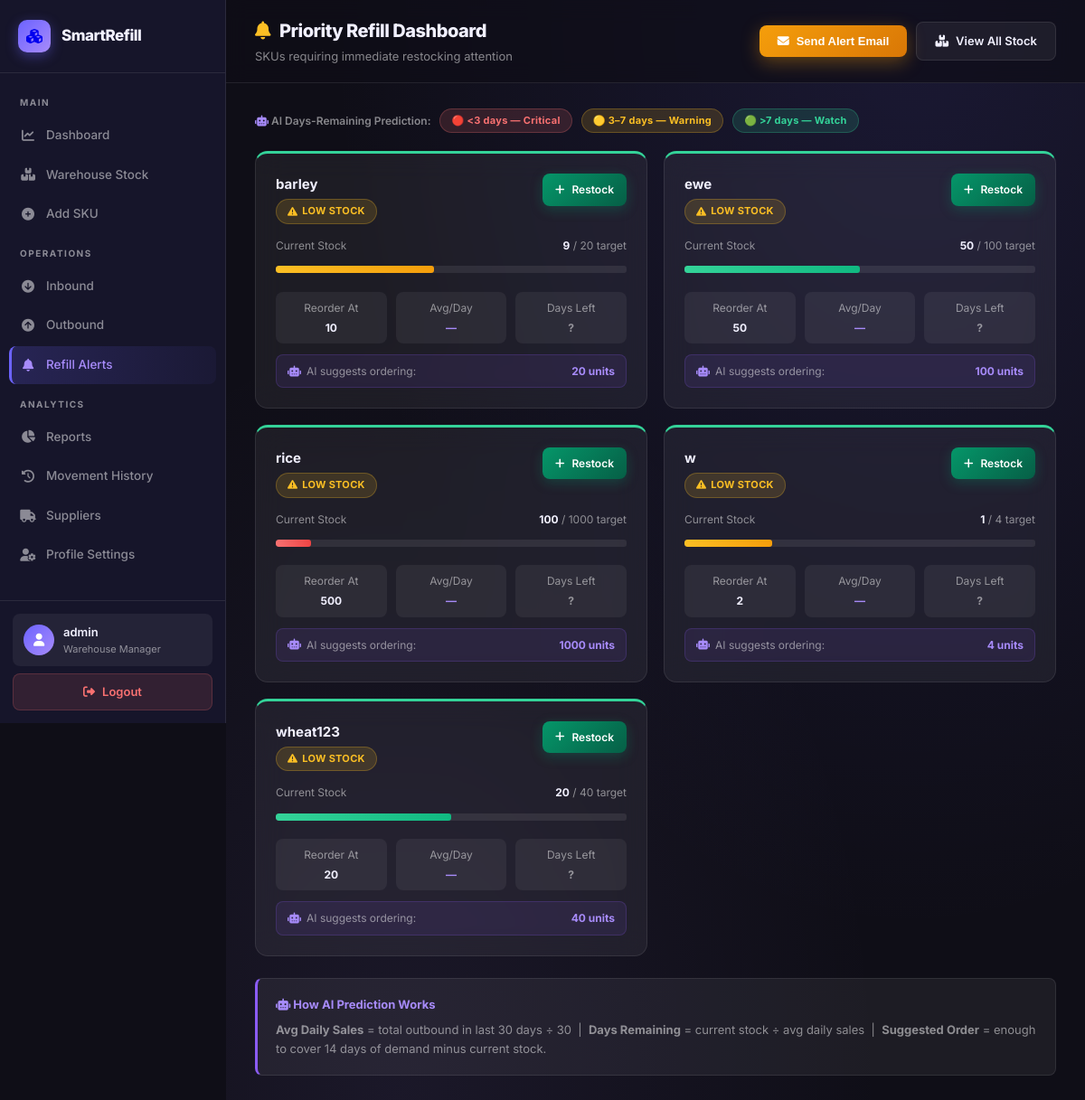
Before: /refill (signed in) with the older database file.
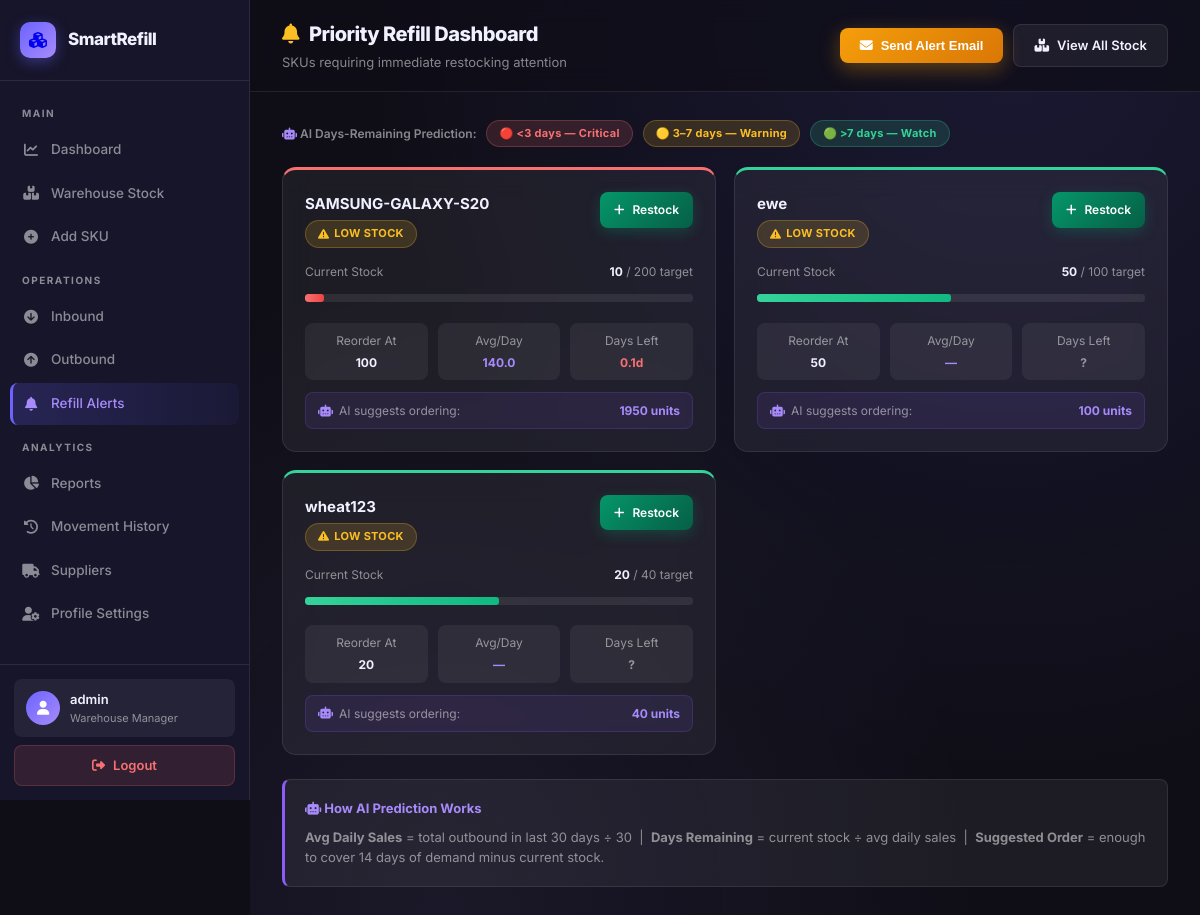
After: the same page with the newer database file.
### tables this page shows
CREATE TABLE "products" (
                    id INTEGER PRIMARY KEY AUTOINCREMENT,
                    user_id INTEGER NOT NULL DEFAULT 1,
                    name TEXT NOT NULL,
                    category TEXT NOT NULL,
                    quantity INTEGER DEFAULT 0,
                    reorder_level INTEGER DEFAULT 10,
                    sales_count INTEGER DEFAULT 0,
                    created_at TIMESTAMP DEFAULT CURRENT_TIMESTAMP, cost_per_unit REAL DEFAULT 0.0, supplier_id INTEGER REFERENCES suppliers(id),
                    FOREIGN KEY (user_id) REFERENCES users(id) ON DELETE CASCADE,
                    UNIQUE(user_id, name)
                );

### app.py (the view)
@app.route("/refill")
@login_required
def refill():
    user_id = session['user_id']
    conn = get_connection()
    cur = conn.cursor()
    thirty_days_ago = (datetime.now() - timedelta(days=30)).strftime('%Y-%m-%d %H:%M:%S')
    cur.execute("""
        SELECT p.name, p.quantity, p.reorder_level, p.sales_count,
               COALESCE(SUM(CASE WHEN s.movement_type='OUT' AND s.timestamp > ? THEN s.quantity ELSE 0 END), 0) as out_30
        FROM products p
        LEFT JOIN stock_movements s ON p.name = s.product_name AND s.user_id = p.user_id
        WHERE p.user_id = ? AND p.quantity <= p.reorder_level
        GROUP BY p.name
    """, (thirty_days_ago, user_id))
    refill_list = []
    for row in cur.fetchall():
        name, qty, reorder, sales, out_30 = row
        avg_daily = round(out_30 / 30, 2) if out_30 > 0 else 0
        if avg_daily > 0:
            days_remaining = round(qty / avg_daily, 1)
            suggested_qty = max(1, int(avg_daily * 14) - qty)
        else:
            days_remaining = None
            suggested_qty = reorder * 2
        refill_list.append({
            'name': name,
            'quantity': qty,
            'reorder': reorder,
            'sales': sales,
            'avg_daily': avg_daily,
            'days_remaining': days_remaining,
            'suggested_qty': suggested_qty
        })
    conn.close()
    refill_list.sort(key=lambda x: (
        x['days_remaining'] is None,
        x['days_remaining'] if x['days_remaining'] is not None else float('inf')
    ))
    return render_template("refill.html", products=refill_list)

### app.py (called while the page is built)
def login_required(f):
    @wraps(f)
    def decorated_function(*args, **kwargs):
        if 'user_id' not in session:
            flash("Please log in first!", "error")
            return redirect("/login")
        return f(*args, **kwargs)
    return decorated_function

### database.py (called while the page is built)
def get_connection():
    conn = sqlite3.connect("inventory.db")
    conn.execute("PRAGMA foreign_keys = ON")
    return conn

### templates/refill.html (shortened to what the changed rows need)
<!DOCTYPE html>
<html lang="en">
<head>
    <link href="https://cdnjs.cloudflare.com/ajax/libs/font-awesome/6.5.0/css/all.min.css" rel="stylesheet">
    <link rel="stylesheet" href="/static/dark-theme.css">
</head>
<body>
    <div class="main">
        <div class="topbar">
            <div class="topbar-left">
                <h1><i class="fas fa-bell" style="color:#fbbf24;margin-right:10px"></i>Priority Refill Dashboard</h1>
            </div>
        </div>
        <div class="page-body">
            {% if products|length == 0 %}
            <div class="glass-card fade-in" style="padding:64px;text-align:center;border-top:3px solid var(--green)">
                <div
                    style="width:80px;height:80px;background:rgba(52,211,153,.15);border-radius:50%;display:inline-flex;align-items:center;justify-content:center;font-size:34px;color:var(--green);margin-bottom:20px">
                    <i class="fas fa-check-circle"></i>
                </div>
                <h3 style="font-size:22px;font-weight:800;margin-bottom:10px">All Stock Levels Healthy!</h3>
                <p style="color:var(--muted);max-width:400px;margin:0 auto">No SKUs currently require refill. Your
                    inventory is in great shape.</p>
            </div>
            {% else %}
            <div
                style="display:grid;grid-template-columns:repeat(auto-fill,minmax(300px,1fr));gap:18px;margin-bottom:24px">
                {% for p in products %}
                <div class="glass-card fade-in"
                    style="padding:22px;border-top:3px solid {% if p.quantity <= 0 %}var(--red){% elif p.days_remaining is not none and p.days_remaining < 3 %}var(--red){% elif p.days_remaining is not none and p.days_remaining < 7 %}#fbbf24{% else %}var(--green){% endif %};animation-delay:{{ loop.index0 * 0.05 }}s">
                    <div style="display:flex;justify-content:space-between;align-items:flex-start;margin-bottom:14px">
                        <div>
                            <div style="font-weight:700;font-size:15px;margin-bottom:4px">{{ p.name }}</div>
                            {% if p.quantity <= 0 %} <span class="badge-pill badge-critical"><i class="fas fa-fire"></i>
                                CRITICAL</span>
                                {% else %}
                                <span class="badge-pill badge-low"><i class="fas fa-exclamation-triangle"></i> LOW
                                    STOCK</span>
                                {% endif %}
                        </div>
                        <a href="/inbound?product={{ p.name }}" class="btn-success"
                            style="padding:8px 14px;font-size:12px;flex-shrink:0"><i class="fas fa-plus"></i>
                            Restock</a>
                    </div>
                    <div style="margin-bottom:14px">
                        <div
                            style="display:flex;justify-content:space-between;font-size:12px;color:var(--muted);margin-bottom:5px">
                            <span>Current Stock</span>
                            <span><strong style="color:var(--text)">{{ p.quantity }}</strong> / {{ p.reorder * 2 }}
                                target</span>
                        </div>
                        <div class="progress-track" style="width:100%;height:8px">
                            {% set pct = [(p.quantity / (p.reorder * 2 if p.reorder > 0 else 1) * 100)|int, 100]|min %}
                            <div class="progress-fill {% if pct < 25 %}fill-red{% elif pct < 50 %}fill-amber{% else %}fill-green{% endif %}"
                                style="width:{{ pct }}%"></div>
                        </div>
                    </div>
                    <div style="display:grid;grid-template-columns:1fr 1fr 1fr;gap:10px;font-size:12px">
                        <div style="text-align:center;background:var(--glass);border-radius:8px;padding:8px">
                            <div style="color:var(--muted);margin-bottom:3px">Reorder At</div>
                            <div style="font-weight:700;color:var(--text)">{{ p.reorder }}</div>
                        </div>
                        <div style="text-align:center;background:var(--glass);border-radius:8px;padding:8px">
                            <div style="color:var(--muted);margin-bottom:3px">Avg/Day</div>
                            <div style="font-weight:700;color:var(--primary2)">{{ p.avg_daily if p.avg_daily > 0 else
                                '—' }}</div>
                        </div>
                        <div style="text-align:center;background:var(--glass);border-radius:8px;padding:8px">
                            <div style="color:var(--muted);margin-bottom:3px">Days Left</div>
                            <div
                                style="font-weight:700;color:{% if p.days_remaining is none %}var(--muted){% elif p.days_remaining < 3 %}var(--red){% elif p.days_remaining < 7 %}#fbbf24{% else %}var(--green){% endif %}">
                                {% if p.days_remaining is none %}?{% else %}{{ p.days_remaining }}d{% endif %}
                            </div>
                        </div>
                    </div>
                    <div
                        style="margin-top:12px;padding:8px 12px;background:rgba(139,92,246,.1);border:1px solid rgba(139,92,246,.2);border-radius:8px;font-size:12px;display:flex;align-items:center;gap:6px">
                        <i class="fas fa-robot" style="color:#a78bfa"></i>
                        <span style="color:var(--muted)">AI suggests ordering:</span>
                        <strong style="color:#a78bfa;margin-left:auto">{{ p.suggested_qty }} units</strong>
                    </div>
                </div>
                {% endfor %}
            </div>
            {% endif %}
        </div>
    </div>
</body>
</html>

Changed rows visible on the page:
no longer on this page (row edited): products: name "barley", quantity "9", reorder "20", {{ pct }} 45 (drawn), reorder "10", avg_daily "—", suggested_qty "20"
no longer on this page (row edited): products: name "rice", quantity "100", reorder "1000", {{ pct }} 10 (drawn), reorder "500", avg_daily "—", suggested_qty "1000"
removed products: name "w", quantity "1", reorder "4", {{ pct }} 25 (drawn), reorder "2", avg_daily "—", suggested_qty "4"
added products: name "SAMSUNG-GALAXY-S20", quantity "10", reorder "200", {{ pct }} 5 (drawn), reorder "100", avg_daily "140.0", days_remaining "0.1", suggested_qty "1950"
